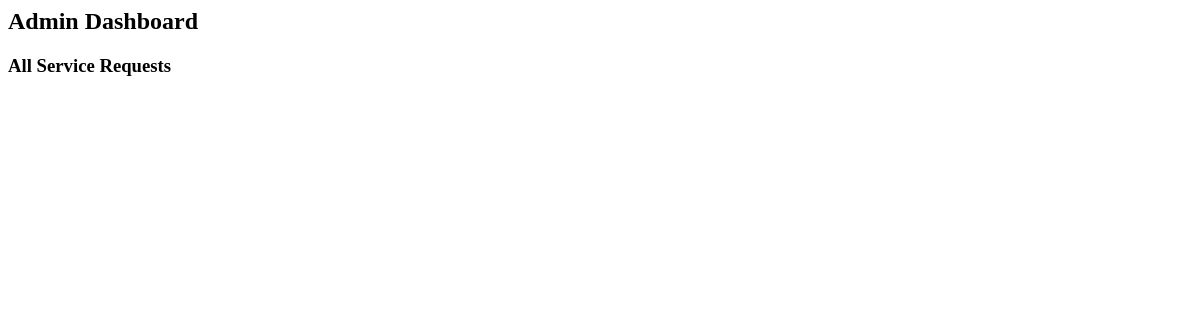
/admin, run on an earlier commit of the app's database.
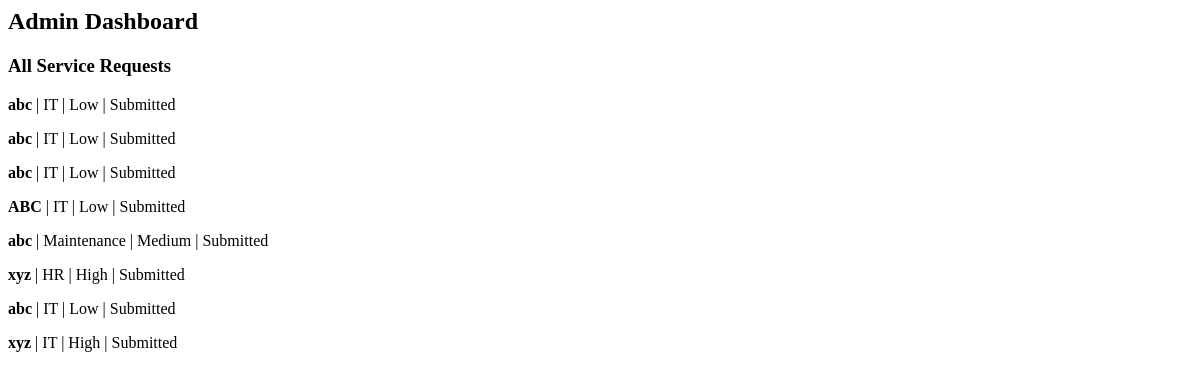
And on a later commit of the database.
### tables this page shows
CREATE TABLE requests (
    id INTEGER PRIMARY KEY AUTOINCREMENT,
    title TEXT,
    category TEXT,
    priority TEXT,
    status TEXT,
    requester TEXT,
    created_at TEXT
);

### app.py (the view)
@app.route("/admin")
def admin_view():
    db = get_db()
    requests_data = db.execute("SELECT * FROM requests").fetchall()
    return render_template("admin_dashboard.html", requests=requests_data)

### app.py (called while the page is built)
def get_db():
    return sqlite3.connect("database.db")

### templates/admin_dashboard.html
<h2>Admin Dashboard</h2>
<h3>All Service Requests</h3>
{% for r in requests %}
<p>
<b>{{ r[1] }}</b> |
{{ r[2] }} |
{{ r[3] }} |
{{ r[4] }}
</p>
{% endfor %}

What changed in the data, as far as the page shows it:
added requests: title "abc", category "IT", priority "Low", status "Submitted"
added requests: title "abc", category "IT", priority "Low", status "Submitted"
added requests: title "abc", category "IT", priority "Low", status "Submitted"
added requests: title "ABC", category "IT", priority "Low", status "Submitted"
added requests: title "abc", category "Maintenance", priority "Medium", status "Submitted"
added requests: title "xyz", category "HR", priority "High", status "Submitted"
added requests: title "abc", category "IT", priority "Low", status "Submitted"
added requests: title "xyz", category "IT", priority "High", status "Submitted"
